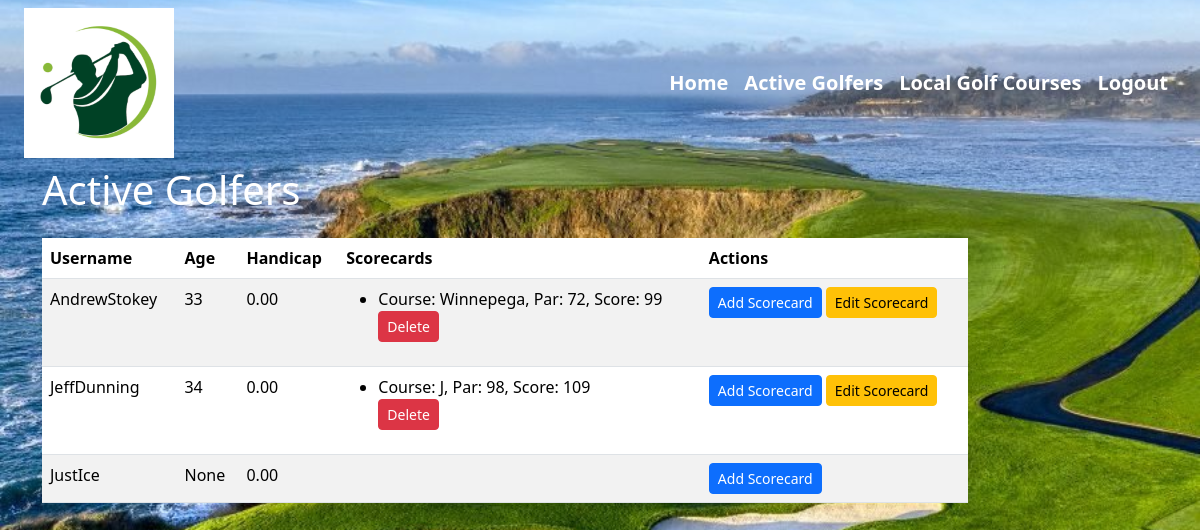
The page /golfers_unite_app/active-golfers/ (signed in) on the database as committed earlier.
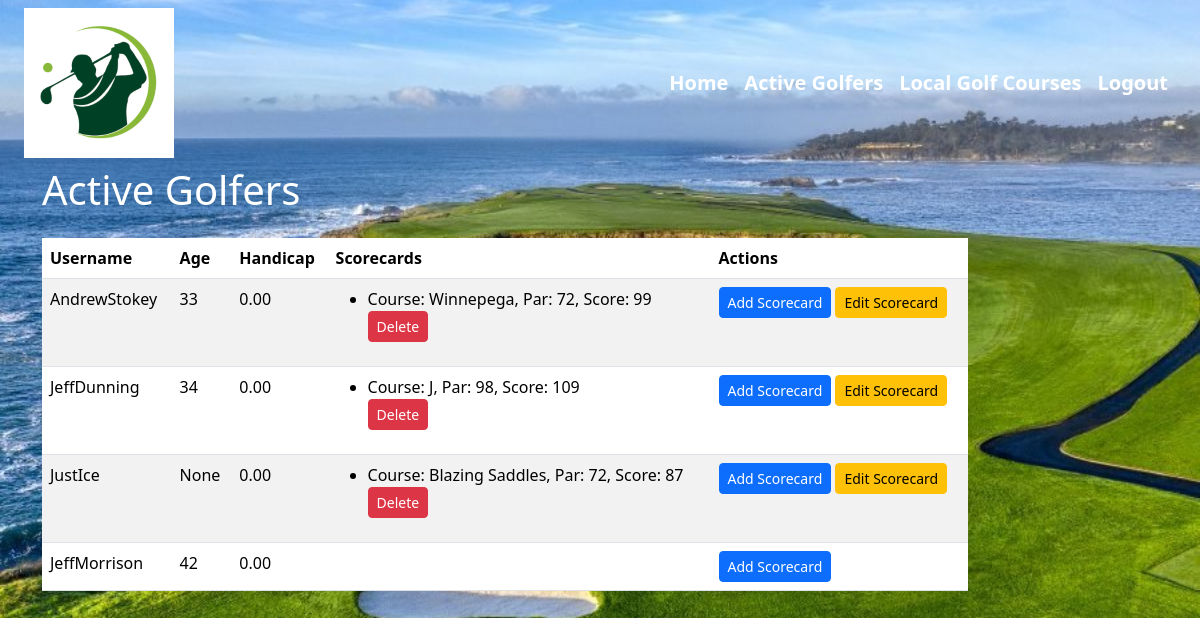
The same page on the database as committed later.
### golfers_unite_app/models.py (models this page shows, shortened)
class Golfer(models.Model):
    user = models.OneToOneField(User, on_delete=models.CASCADE)
    bio = models.TextField(blank=True)
    handicap = models.DecimalField(max_digits=5, decimal_places=2, default=0)
    age = models.PositiveIntegerField(blank=True, null=True)

class Scorecard(models.Model):
    golfer = models.ForeignKey(Golfer, on_delete=models.CASCADE)
    date_played = models.DateField(default=timezone.now)
    course_name = models.CharField(max_length=100)
    score = models.PositiveIntegerField()
    par = models.PositiveIntegerField()
    holes = models.PositiveIntegerField(default=0)

### golfers_unite_app/views.py (the view)
# urls.py: path('golfers_unite_app/active-golfers/', views.active_golfers_view, name='active_golfers'),
@login_required
def active_golfers_view(request):
    golfers = Golfer.objects.all()
    return render(request, 'golfers_unite_app/active_golfers.html', {'golfers': golfers})

### golfers_unite_app/templates/golfers_unite_app/active_golfers.html (shortened to what this page needs)
{% extends "golfers_unite_app/base_template.html" %}
{% block content %}
    <h1 class="mb-4 text-white">Active Golfers</h1>
    <div class="table-responsive">
        <table class="table table-striped table-hover">
            <thead class="bg-dark text-white">
                <tr>
                    <th scope="col">Username</th>
                    <th scope="col">Age</th>
                    <th scope="col">Handicap</th>
                    <th scope="col">Scorecards</th>
                    <th scope="col">Actions</th>
                </tr>
            </thead>
            <tbody>
                {% for golfer in golfers %}
                    <tr>
                        <td>{{ golfer.user.username }}</td>
                        <td>{{ golfer.age }}</td>
                        <td>{{ golfer.handicap }}</td>
                        <td>
                            <ul>
                                {% for scorecard in golfer.scorecard_set.all %}
                                    <li>Course: {{ scorecard.course_name }}, Par: {{ scorecard.par }}, Score: {{ scorecard.score }}</li>
                                    <form action="{% url 'delete_scorecard' scorecard_id=scorecard.id %}" method="post">
                                        <button type="submit" class="btn btn-sm btn-danger" onclick="return confirm('Are you sure you want to delete this scorecard?')">Delete</button>
                                    </form>
                                {% endfor %}
                            </ul>
                        </td>
                        <td>
                            <a href="{% url 'add_scorecard' golfer_id=golfer.id %}" class="btn btn-sm btn-primary">Add Scorecard</a>
                            {% if golfer.scorecard_set.all %}
                                <a href="{% url 'edit_scorecard' scorecard_id=golfer.scorecard_set.first.id %}" class="btn btn-sm btn-warning">Edit Scorecard</a>
                            {% endif %}
                        </td>
                    </tr>
                {% endfor %}
            </tbody>
        </table>
    </div>
{% endblock %}

Rows that differ between the two databases and show on the page:
shown differently, row unchanged: Golfer "None": now shows "Edit Scorecard"
added Scorecard: course_name "Blazing Saddles", par "72", score "87", shown under Golfer "None"
added Golfer: user.username "JeffMorrison", age "42", handicap "0.00"
